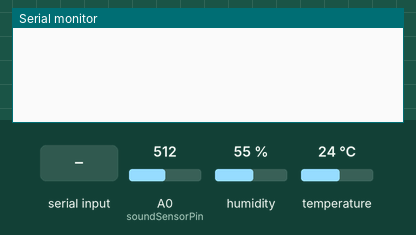
This sketch was run on a simulated Arduino Uno, built with avr-gcc and run on an emulated ATmega328P. On the bench: the last lines printed to the serial monitor. The inputs (shaded band) are chosen by the test bench; at power-on: A0 (soundSensorPin) = 512, humidity 55 %, temperature 24 °C.

Above: at 2.2 s.
2.3 s: "sound\n" received over Serial
At 3.1 s:
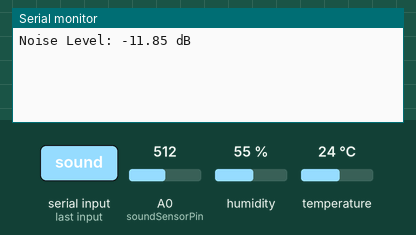
4.0 s: "temperature\n" received over Serial
At 5.0 s:
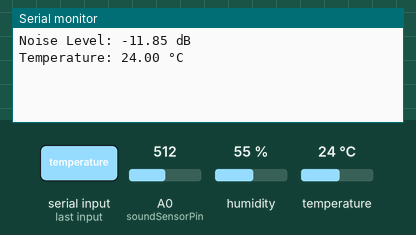
5.5 s: "humidity\n" received over Serial
At 6.3 s:
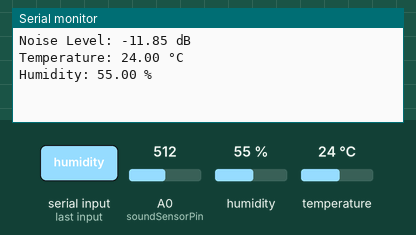
7.0 s: "vibration\n" received over Serial
At 7.5 s:
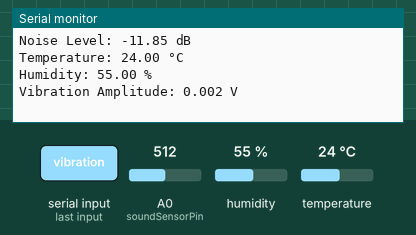
8.5 s: "1\n" received over Serial
At 9.5 s:
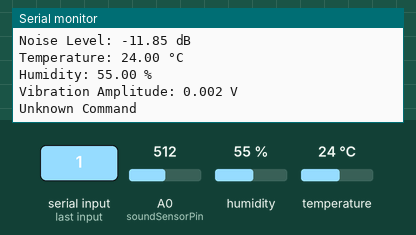

The sketch:

Uno_Code.ino
```cpp
#include <DHT.h>

#define DHTPIN 2
#define DHTTYPE DHT11
DHT dht(DHTPIN, DHTTYPE);

const int soundSensorPin = A0;
const int vibrationSensorPin = A1;
const float bias = 1.65;
const float Vref = 0.00631;

void handleReceivedCommand(String payload) {
  payload.trim();

  if (payload.equalsIgnoreCase("sound")) {
    const int numSamples = 1000;
    float sumSquares = 0.0;

    for (int i = 0; i < numSamples; i++) {
      int sensorValue = analogRead(soundSensorPin);
      float voltage = sensorValue * (3.3 / 1023.0);
      float amplitude = voltage - bias;
      sumSquares += amplitude * amplitude;
      delayMicroseconds(100);
    }

    float rms = sqrt(sumSquares / numSamples);
    float dB = 20 * log10(rms / Vref);
    Serial.println("Noise Level: " + String(dB, 2) + " dB");
  }
  else if (payload.equalsIgnoreCase("temperature")) {
    float temp = dht.readTemperature();
    if (isnan(temp)) {
      Serial.println("DHT11 error: Failed to read temperature");
    } else {
      Serial.println("Temperature: " + String(temp, 2) + " °C");
    }
  }
  else if (payload.equalsIgnoreCase("humidity")) {
    float hum = dht.readHumidity();
    if (isnan(hum)) {
      Serial.println("DHT11 error: Failed to read humidity");
    } else {
      Serial.println("Humidity: " + String(hum, 2) + " %");
    }
  }
  else if (payload.equalsIgnoreCase("vibration")) {
    int sensorValue = analogRead(vibrationSensorPin);
    float voltage = sensorValue * (3.3 / 1023.0);
    float amplitude = fabs(voltage - bias);
    Serial.println("Vibration Amplitude: " + String(amplitude, 3) + " V");
  }
  else {
    Serial.println("Unknown Command");
  }
}

void setup() {
  Serial.begin(9600);
  delay(1000);
  dht.begin();
}

void loop() {
  if (Serial.available()) {
    String msg = Serial.readStringUntil('\n');
    handleReceivedCommand(msg);
  }
}
```

Measured:
- after the input at 2.3 s, the serial monitor: prints a new line after 0.25 s (image 1)
- after the input at 4.0 s, the serial monitor: prints a new line at once (image 2)
- after the input at 5.5 s, the serial monitor: prints a new line at once (image 3)
- after the input at 7.0 s, the serial monitor: prints a new line at once (image 4)
- after the input at 8.5 s, the serial monitor: prints a new line at once (image 5)
